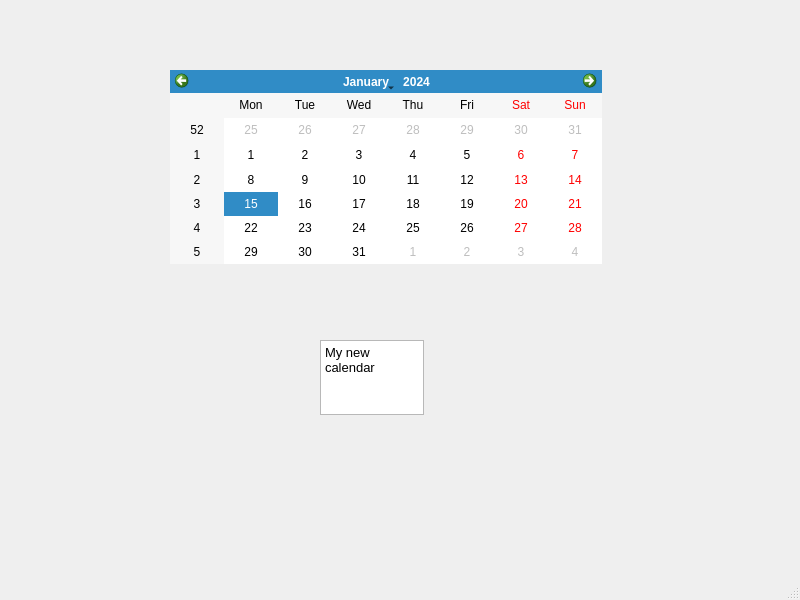
<?xml version="1.0" encoding="UTF-8"?>
<ui version="4.0">
 <class>MainWindow</class>
 <widget class="QMainWindow" name="MainWindow">
  <property name="geometry">
   <rect>
    <x>0</x>
    <y>0</y>
    <width>800</width>
    <height>600</height>
   </rect>
  </property>
  <property name="windowTitle">
   <string>MainWindow</string>
  </property>
  <widget class="QWidget" name="centralwidget">
   <widget class="QCalendarWidget" name="calendarWidget">
    <property name="geometry">
     <rect>
      <x>170</x>
      <y>70</y>
      <width>432</width>
      <height>194</height>
     </rect>
    </property>
   </widget>
   <widget class="QTextEdit" name="textEdit">
    <property name="geometry">
     <rect>
      <x>320</x>
      <y>340</y>
      <width>104</width>
      <height>75</height>
     </rect>
    </property>
    <property name="html">
     <string>&lt;!DOCTYPE HTML PUBLIC &quot;-//W3C//DTD HTML 4.0//EN&quot; &quot;http://www.w3.org/TR/REC-html40/strict.dtd&quot;&gt;
&lt;html&gt;&lt;head&gt;&lt;meta name=&quot;qrichtext&quot; content=&quot;1&quot; /&gt;&lt;style type=&quot;text/css&quot;&gt;
p, li { white-space: pre-wrap; }
&lt;/style&gt;&lt;/head&gt;&lt;body style=&quot; font-family:'Ubuntu'; font-size:10pt; font-weight:400; font-style:normal;&quot;&gt;
&lt;p style=&quot; margin-top:0px; margin-bottom:0px; margin-left:0px; margin-right:0px; -qt-block-indent:0; text-indent:0px;&quot;&gt;My new calendar&lt;/p&gt;
&lt;p style=&quot;-qt-paragraph-type:empty; margin-top:0px; margin-bottom:0px; margin-left:0px; margin-right:0px; -qt-block-indent:0; text-indent:0px;&quot;&gt;&lt;br /&gt;&lt;/p&gt;&lt;/body&gt;&lt;/html&gt;</string>
    </property>
   </widget>
  </widget>
  <widget class="QMenuBar" name="menubar">
   <property name="geometry">
    <rect>
     <x>0</x>
     <y>0</y>
     <width>800</width>
     <height>22</height>
    </rect>
   </property>
  </widget>
  <widget class="QStatusBar" name="statusbar"/>
 </widget>
 <resources/>
 <connections/>
</ui>
